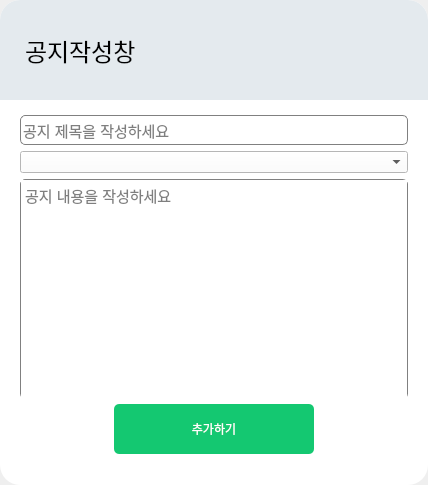
<?xml version="1.0" encoding="UTF-8"?>
<ui version="4.0">
 <class>NoticeDialog</class>
 <widget class="QDialog" name="NoticeDialog">
  <property name="geometry">
   <rect>
    <x>0</x>
    <y>0</y>
    <width>428</width>
    <height>485</height>
   </rect>
  </property>
  <property name="windowTitle">
   <string>Dialog</string>
  </property>
  <property name="styleSheet">
   <string notr="true">QFrame#frame{
background-color: rgb(255, 255, 255);
border-radius: 20px;

}
QDialog#Dialog{
	background-color: rgba(255, 255, 255, 0);
}</string>
  </property>
  <layout class="QVBoxLayout" name="verticalLayout">
   <property name="leftMargin">
    <number>0</number>
   </property>
   <property name="topMargin">
    <number>0</number>
   </property>
   <property name="rightMargin">
    <number>0</number>
   </property>
   <property name="bottomMargin">
    <number>0</number>
   </property>
   <item>
    <widget class="QFrame" name="frame">
     <property name="styleSheet">
      <string notr="true"/>
     </property>
     <property name="frameShape">
      <enum>QFrame::StyledPanel</enum>
     </property>
     <property name="frameShadow">
      <enum>QFrame::Raised</enum>
     </property>
     <layout class="QVBoxLayout" name="verticalLayout_3">
      <property name="leftMargin">
       <number>0</number>
      </property>
      <property name="topMargin">
       <number>0</number>
      </property>
      <property name="rightMargin">
       <number>0</number>
      </property>
      <property name="bottomMargin">
       <number>0</number>
      </property>
      <item>
       <widget class="QWidget" name="notice_title_widget" native="true">
        <property name="minimumSize">
         <size>
          <width>0</width>
          <height>100</height>
         </size>
        </property>
        <property name="maximumSize">
         <size>
          <width>16777215</width>
          <height>100</height>
         </size>
        </property>
        <property name="styleSheet">
         <string notr="true">background-color: rgb(228, 234, 238);
border-top-left-radius: 20px;
    border-top-right-radius: 20px;</string>
        </property>
        <layout class="QHBoxLayout" name="horizontalLayout">
         <property name="leftMargin">
          <number>25</number>
         </property>
         <property name="topMargin">
          <number>30</number>
         </property>
         <property name="rightMargin">
          <number>25</number>
         </property>
         <property name="bottomMargin">
          <number>30</number>
         </property>
         <item>
          <widget class="QLabel" name="title_lab">
           <property name="font">
            <font>
             <pointsize>18</pointsize>
            </font>
           </property>
           <property name="text">
            <string>공지작성창</string>
           </property>
          </widget>
         </item>
         <item>
          <spacer name="horizontalSpacer">
           <property name="orientation">
            <enum>Qt::Horizontal</enum>
           </property>
           <property name="sizeHint" stdset="0">
            <size>
             <width>40</width>
             <height>20</height>
            </size>
           </property>
          </spacer>
         </item>
         <item>
          <widget class="QPushButton" name="close_btn">
           <property name="minimumSize">
            <size>
             <width>45</width>
             <height>45</height>
            </size>
           </property>
           <property name="maximumSize">
            <size>
             <width>45</width>
             <height>45</height>
            </size>
           </property>
           <property name="text">
            <string/>
           </property>
          </widget>
         </item>
        </layout>
       </widget>
      </item>
      <item>
       <widget class="QWidget" name="contents" native="true">
        <property name="minimumSize">
         <size>
          <width>0</width>
          <height>240</height>
         </size>
        </property>
        <layout class="QVBoxLayout" name="verticalLayout_2">
         <property name="leftMargin">
          <number>20</number>
         </property>
         <property name="rightMargin">
          <number>20</number>
         </property>
         <item>
          <widget class="QLineEdit" name="title_edit">
           <property name="minimumSize">
            <size>
             <width>0</width>
             <height>30</height>
            </size>
           </property>
           <property name="font">
            <font>
             <pointsize>11</pointsize>
            </font>
           </property>
           <property name="styleSheet">
            <string notr="true">border-radius:5px;
border: 0.5px solid gray;</string>
           </property>
           <property name="frame">
            <bool>true</bool>
           </property>
           <property name="placeholderText">
            <string>공지 제목을 작성하세요</string>
           </property>
          </widget>
         </item>
         <item>
          <widget class="QComboBox" name="team">
           <property name="styleSheet">
            <string notr="true">background-color: rgb(255, 255, 255);</string>
           </property>
          </widget>
         </item>
         <item>
          <widget class="QTextEdit" name="contents_edit">
           <property name="minimumSize">
            <size>
             <width>0</width>
             <height>220</height>
            </size>
           </property>
           <property name="font">
            <font>
             <pointsize>11</pointsize>
            </font>
           </property>
           <property name="styleSheet">
            <string notr="true">border-radius:5px;
border: 0.5px solid gray;</string>
           </property>
           <property name="frameShape">
            <enum>QFrame::Box</enum>
           </property>
           <property name="placeholderText">
            <string>공지 내용을 작성하세요</string>
           </property>
          </widget>
         </item>
        </layout>
       </widget>
      </item>
      <item>
       <widget class="QWidget" name="bottom_widet" native="true">
        <property name="maximumSize">
         <size>
          <width>16777215</width>
          <height>50</height>
         </size>
        </property>
        <layout class="QHBoxLayout" name="horizontalLayout_2">
         <property name="leftMargin">
          <number>0</number>
         </property>
         <property name="topMargin">
          <number>0</number>
         </property>
         <property name="rightMargin">
          <number>0</number>
         </property>
         <property name="bottomMargin">
          <number>0</number>
         </property>
         <item>
          <spacer name="h_spacer_left">
           <property name="orientation">
            <enum>Qt::Horizontal</enum>
           </property>
           <property name="sizeHint" stdset="0">
            <size>
             <width>138</width>
             <height>47</height>
            </size>
           </property>
          </spacer>
         </item>
         <item>
          <widget class="QPushButton" name="ok_btn">
           <property name="minimumSize">
            <size>
             <width>200</width>
             <height>50</height>
            </size>
           </property>
           <property name="maximumSize">
            <size>
             <width>16777215</width>
             <height>50</height>
            </size>
           </property>
           <property name="styleSheet">
            <string notr="true">background-color: rgb(20, 200, 113);
border-radius:5px;
color:white;</string>
           </property>
           <property name="text">
            <string>추가하기</string>
           </property>
          </widget>
         </item>
         <item>
          <spacer name="h_spacer_right">
           <property name="orientation">
            <enum>Qt::Horizontal</enum>
           </property>
           <property name="sizeHint" stdset="0">
            <size>
             <width>138</width>
             <height>47</height>
            </size>
           </property>
          </spacer>
         </item>
        </layout>
       </widget>
      </item>
      <item>
       <spacer name="verticalSpacer">
        <property name="orientation">
         <enum>Qt::Vertical</enum>
        </property>
        <property name="sizeHint" stdset="0">
         <size>
          <width>20</width>
          <height>40</height>
         </size>
        </property>
       </spacer>
      </item>
     </layout>
    </widget>
   </item>
  </layout>
 </widget>
 <resources/>
 <connections/>
</ui>
